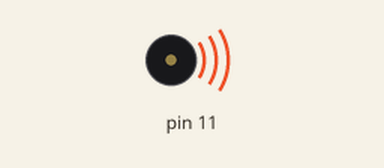
This sketch was run on a simulated Arduino Uno, built with avr-gcc and run on an emulated ATmega328P. Shown: buzzer (waves = sounding).

Above: at 0.5 s.
Timing chart, 0 to 9.8 s (numbered marks = the images above):
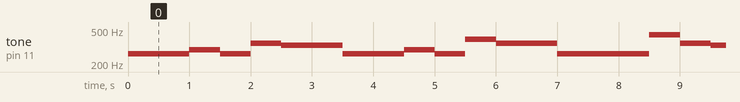

Measured:
- by itself, tone on pin 11: plays 262 Hz for 1.0 s, 294 Hz for 0.50 s, 262 Hz for 0.50 s, 349 Hz for 0.50 s, 330 Hz for 1.0 s, 262 Hz for 1.0 s … (174 notes in this stretch)

The sketch:

project_Buzzer_cumpleanios.ino
```cpp
void setup(){

    pinMode(11,OUTPUT);
}

void loop(){

    tone(11,262,500); // write to buzzer
    delay(500);
    tone(11,262,500); // write to buzzer
    delay(500);
    tone(11,294,500); // write to buzzer
    delay(500);
    tone(11,262,500); // write to buzzer
    delay(500);
    tone(11,349,500); // write to buzzer
    delay(500);
    tone(11,330,1000); // write to buzzer
    delay(1000);
    tone(11,262,500); // write to buzzer
    delay(500);
    tone(11,262,500); // write to buzzer
    delay(500);
    tone(11,294,500); // write to buzzer
    delay(500);
    tone(11,262,500); // write to buzzer
    delay(500);
    tone(11,392,500); // write to buzzer
    delay(500);
    tone(11,349,1000); // write to buzzer
    delay(1000);
    tone(11,262,500); // write to buzzer
    delay(500);
    tone(11,262,500); // write to buzzer
    delay(500);
    tone(11,262,500); // write to buzzer
    delay(500);
    tone(11,440,500); // write to buzzer
    delay(500);
    tone(11,349,500); // write to buzzer
    delay(500);
    tone(11,330,500); // write to buzzer
    delay(500);
    tone(11,294,500); // write to buzzer
    delay(500);
    tone(11,494,500); // write to buzzer
    delay(500);
    tone(11,494,500); // write to buzzer
    delay(500);
    tone(11,440,500); // write to buzzer
    delay(500);
    tone(11,349,500); // write to buzzer
    delay(500);
    tone(11,392,500); // write to buzzer
    delay(500);
    tone(11,349,1000); // write to buzzer
    delay(1000);
    delay(1000);
}
```
